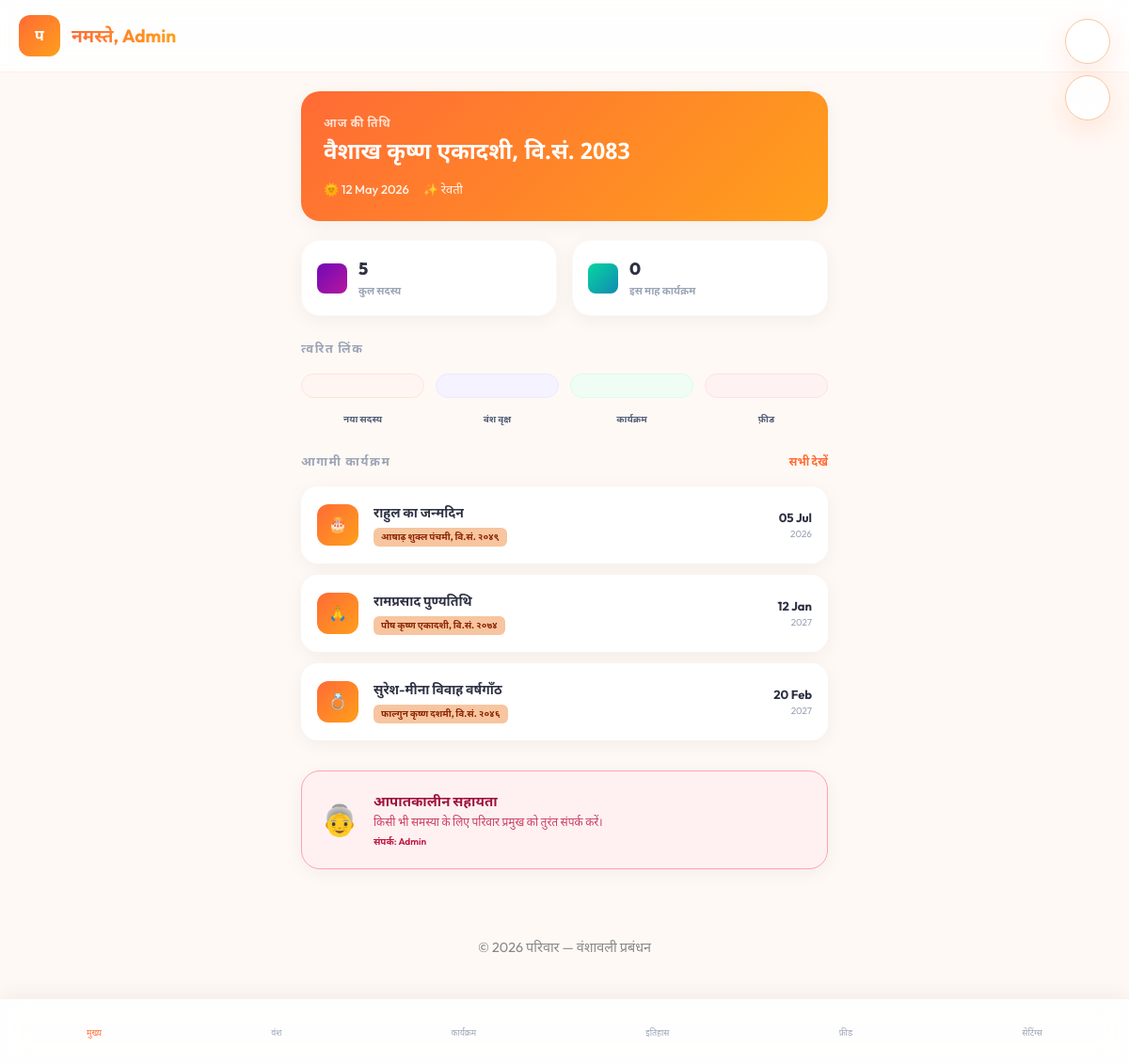
/pages/dashboard.php (signed in), run on the app's committed database.
### tables this page shows
CREATE TABLE IF NOT EXISTS karyakram (
  id INT AUTO_INCREMENT PRIMARY KEY,
  parivar_id INT NOT NULL,
  vyakti_id INT COMMENT 'किससे संबंधित (NULL = पूरे परिवार से)',
  banaya_user_id INT,
  
  shirshak VARCHAR(200) NOT NULL COMMENT 'कार्यक्रम का नाम',
  vivaran TEXT COMMENT 'विवरण',
  
  prakar ENUM(
    'janmdin','vivah_varshgaanth','punya_tithi',
    'puja','samskar','utsav','any'
  ) NOT NULL,
  
   
  tithi_gregorian DATE NOT NULL,
  tithi_vs VARCHAR(150) COMMENT 'जैसे: मार्गशीर्ष शुक्ल पंचमी, वि.सं. २०८१',
  
   
  punravrutti TINYINT(1) DEFAULT 1 COMMENT 'प्रतिवर्ष होगा?',
  punravrutti_prakar ENUM('gregorian_varshik','tithi_varshik','ek_baar') DEFAULT 'gregorian_varshik',
  
   
  drashyata ENUM('sabhi','sirf_mukhya') DEFAULT 'sabhi',
  
  banaya_at TIMESTAMP DEFAULT CURRENT_TIMESTAMP,
  
  FOREIGN KEY (parivar_id) REFERENCES parivar(id) ON DELETE CASCADE,
  FOREIGN KEY (vyakti_id) REFERENCES vyakti(id) ON DELETE SET NULL
);

CREATE TABLE IF NOT EXISTS users (
  id INT AUTO_INCREMENT PRIMARY KEY,
  parivar_id INT NOT NULL,
  naam VARCHAR(100) NOT NULL,
  email VARCHAR(150) UNIQUE,
  phone VARCHAR(15),
  password_hash VARCHAR(255) NOT NULL,
  bhumika ENUM('mukhya','sadasy') DEFAULT 'sadasy' COMMENT 'मुख्य=admin, सदस्य=member',
  banaya_at TIMESTAMP DEFAULT CURRENT_TIMESTAMP,
  token VARCHAR(255) COMMENT 'API Token',
  FOREIGN KEY (parivar_id) REFERENCES parivar(id) ON DELETE CASCADE
);

### includes/helpers.php (called while the page is built, shortened)
<?php
function s($text) {
    return htmlspecialchars($text ?? '', ENT_QUOTES, 'UTF-8');
}
function getEventIcon($type) {
    $icons = [
        'janmdin' => '🎂',
        'vivah_varshgaanth' => '💍',
        'punya_tithi' => '🙏',
        'puja' => '✨',
        'utsav' => '🚩',
        'any' => '📅'
    ];
    return $icons[$type] ?? '📅';
}

### includes/panchang.php (called while the page is built, shortened)
<?php
$MASA_NAAM = [
    1=>'चैत्र',2=>'वैशाख',3=>'ज्येष्ठ',4=>'आषाढ़',
    5=>'श्रावण',6=>'भाद्रपद',7=>'आश्विन',8=>'कार्तिक',
    9=>'मार्गशीर्ष',10=>'पौष',11=>'माघ',12=>'फाल्गुन'
];
$TITHI_NAAM = [
    1=>'प्रतिपदा',2=>'द्वितीया',3=>'तृतीया',4=>'चतुर्थी',
    5=>'पंचमी',6=>'षष्ठी',7=>'सप्तमी',8=>'अष्टमी',
    9=>'नवमी',10=>'दशमी',11=>'एकादशी',12=>'द्वादशी',
    13=>'त्रयोदशी',14=>'चतुर्दशी',15=>'पूर्णिमा',30=>'अमावस्या'
];
$NAKSHATRA_NAAM = [
    1=>'अश्विनी',2=>'भरणी',3=>'कृत्तिका',4=>'रोहिणी',5=>'मृगशिरा',
    6=>'आर्द्रा',7=>'पुनर्वसु',8=>'पुष्य',9=>'आश्लेषा',10=>'मघा',
    11=>'पूर्वाफाल्गुनी',12=>'उत्तराफाल्गुनी',13=>'हस्त',14=>'चित्रा',
    15=>'स्वाति',16=>'विशाखा',17=>'अनुराधा',18=>'ज्येष्ठा',19=>'मूल',
    20=>'पूर्वाषाढ़ा',21=>'उत्तराषाढ़ा',22=>'श्रवण',23=>'धनिष्ठा',
    24=>'शतभिषा',25=>'पूर्वाभाद्रपद',26=>'उत्तराभाद्रपद',27=>'रेवती'
];
function toJD(int $d, int $m, int $y): float {
    $A=(int)($y/100); $B=2-$A+(int)($A/4);
    return (int)(365.25*($y+4716))+(int)(30.6001*($m+1))+$d+$B-1524.5;
}
function gregorianToVS(int $d, int $m, int $y): array {
    global $MASA_NAAM,$TITHI_NAAM,$NAKSHATRA_NAAM;
    $jd = toJD($d,$m,$y);
    $refNM = 2451549.952;
    $syn = 29.530588853;
    $elapsed = fmod($jd - $refNM, $syn);
    $tithiSeq = (int)($elapsed / ($syn/30)) + 1;
    if($tithiSeq <= 15){$paksha='शुक्ल';$tithiN=$tithiSeq;}
    else{$paksha='कृष्ण';$tithiN=$tithiSeq-15;}
    $vsYear=($m>=4)?($y+57):($y+56);
    $sunLon = fmod(280.46646 + 0.9856474*($jd-2451545.0), 360);
    $masaNum = (int)($sunLon/30)+1;
    $moonLon = fmod(218.3165 + 13.1763966*($jd-2451545.0), 360);
    $nakshatraNum = (int)($moonLon/(360/27))+1;
    $tithiName = $TITHI_NAAM[$tithiN] ?? (string)$tithiN;
    $masaName  = $MASA_NAAM[$masaNum] ?? 'अज्ञात';
    $nakName   = $NAKSHATRA_NAAM[$nakshatraNum] ?? 'अज्ञात';
    return [
        'samvat'    => $vsYear,
        'masa'      => $masaName,
        'masa_num'  => $masaNum,
        'paksha'    => $paksha,
        'tithi'     => $tithiName,
        'tithi_num' => $tithiN,
        'nakshatra' => $nakName,
        'formatted' => "$masaName $paksha $tithiName, वि.सं. $vsYear",
        'short'     => "$masaName $paksha $tithiName"
    ];
}

### pages/dashboard.php (the view, shortened to what this page needs)
<?php
require_once __DIR__ . '/../includes/header.php';
$parivar_id = currentParivarId();
$stmt = $pdo->prepare("SELECT COUNT(*) FROM vyakti WHERE parivar_id = ?");
$stmt->execute([$parivar_id]);
$total_members = $stmt->fetchColumn();
$sql_upcoming = "
    SELECT *,
      CASE
        WHEN punravrutti = 1 THEN
          CASE
            WHEN DATE_ADD(tithi_gregorian, INTERVAL YEAR(CURDATE()) - YEAR(tithi_gregorian) YEAR) < CURDATE()
            THEN DATE_ADD(tithi_gregorian, INTERVAL YEAR(CURDATE()) - YEAR(tithi_gregorian) + 1 YEAR)
            ELSE DATE_ADD(tithi_gregorian, INTERVAL YEAR(CURDATE()) - YEAR(tithi_gregorian) YEAR)
          END
        ELSE tithi_gregorian
      END as next_date
    FROM karyakram
    WHERE parivar_id = ?
    HAVING next_date >= CURDATE()
    ORDER BY next_date ASC
";
$stmt = $pdo->prepare($sql_upcoming . " LIMIT 5");
$stmt->execute([$parivar_id]);
$upcoming = $stmt->fetchAll();
$month_events = 0;
$d = (int)date('d');
$m = (int)date('m');
$y = (int)date('Y');
$panchang_data = gregorianToVS($d, $m, $y);
?>
<header class="app-header">
    <div style="display:flex; align-items:center; gap:12px;">
        <div class="avatar avatar-saffron">प</div>
        <h1 style="font-size: 1.2rem;">नमस्ते, <?php echo s($_SESSION['naam']); ?></h1>
    </div>
</header>
<div class="page-content">
    <div class="card" style="background: linear-gradient(135deg, var(--rang-pramukh), #FF9F1C); border: none; color: white; position: relative; overflow: hidden; padding: 24px;">
        <div style="position: relative; z-index: 2;">
            <p style="font-size: 12px; font-weight: 600; opacity: 0.8; margin-bottom: 4px; text-transform: uppercase; letter-spacing: 1px;">आज की तिथि</p>
            <h2 style="color:white; font-size: 24px; margin-bottom: 8px;" class="devanagari">
                <?php echo $panchang_data['formatted'] ?? 'तिथि लोड हो रही है...'; ?>
            </h2>
            <div style="display: flex; gap: 15px; font-size: 13px; opacity: 0.9; font-weight: 500;">
                <span>🌞 <?php echo date('d M Y'); ?></span>
                <span>✨ <?php echo $panchang_data['nakshatra'] ?? 'नक्षत्र...'; ?></span>
            </div>
        </div>
    </div>
    <div style="display: grid; grid-template-columns: 1fr 1fr; gap: 16px; margin-bottom: 24px;">
        <div class="card" style="margin-bottom: 0; padding: 16px; display: flex; align-items: center; gap: 12px;">
            <div class="avatar avatar-sm avatar-purple"><i class="ti ti-users"></i></div>
            <div>
                <div style="font-size: 18px; font-weight: 800;"><?php echo $total_members; ?></div>
                <div style="font-size: 11px; font-weight: 600; color: var(--text-muted);">कुल सदस्य</div>
            </div>
        </div>
        <div class="card" style="margin-bottom: 0; padding: 16px; display: flex; align-items: center; gap: 12px;">
            <div class="avatar avatar-sm avatar-teal"><i class="ti ti-calendar-event"></i></div>
            <div>
                <div style="font-size: 18px; font-weight: 800;"><?php echo $month_events; ?></div>
                <div style="font-size: 11px; font-weight: 600; color: var(--text-muted);">इस माह कार्यक्रम</div>
            </div>
        </div>
    </div>
    <div class="section-header">
        <span class="section-title">त्वरित लिंक</span>
    </div>
    <div style="display: grid; grid-template-columns: repeat(4, 1fr); gap: 12px; margin-bottom: 24px;">
        <a href="/pages/sadasy_banao.php" style="text-decoration: none; text-align: center;">
            <div class="card" style="margin-bottom: 8px; padding: 12px; background: #FFF5F2; border-color: #FFE5D9; box-shadow: none;">
            </div>
            <span style="font-size: 10px; font-weight: 700; color: var(--text-secondary);">नया सदस्य</span>
        </a>
        <a href="/pages/vansh_vriksha.php" style="text-decoration: none; text-align: center;">
            <div class="card" style="margin-bottom: 8px; padding: 12px; background: #F5F3FF; border-color: #EDE9FE; box-shadow: none;">
            </div>
            <span style="font-size: 10px; font-weight: 700; color: var(--text-secondary);">वंश वृक्ष</span>
        </a>
        <a href="/pages/karyakram.php" style="text-decoration: none; text-align: center;">
            <div class="card" style="margin-bottom: 8px; padding: 12px; background: #F0FDF4; border-color: #DCFCE7; box-shadow: none;">
            </div>
            <span style="font-size: 10px; font-weight: 700; color: var(--text-secondary);">कार्यक्रम</span>
        </a>
        <a href="/pages/parivar_feed.php" style="text-decoration: none; text-align: center;">
            <div class="card" style="margin-bottom: 8px; padding: 12px; background: #FEF2F2; border-color: #FEE2E2; box-shadow: none;">
            </div>
            <span style="font-size: 10px; font-weight: 700; color: var(--text-secondary);">फ़ीड</span>
        </a>
    </div>
    <div class="section-header">
        <span class="section-title">आगामी कार्यक्रम</span>
        <a href="/pages/karyakram.php" style="font-size: 12px; font-weight: 600; color: var(--rang-pramukh); text-decoration: none;">सभी देखें</a>
    </div>
    <?php if (empty($upcoming)): ?>
        <div class="card" style="text-align: center; padding: 40px 20px; border-style: dashed; background: transparent;">
            <i class="ti ti-calendar-off" style="font-size: 48px; color: var(--text-muted); opacity: 0.3; margin-bottom: 12px; display: block;"></i>
            <p style="color: var(--text-muted); font-size: 14px;">फिलहाल कोई आगामी कार्यक्रम नहीं है।</p>
        </div>
    <?php else: ?>
        <?php foreach ($upcoming as $e): ?>
            <div class="event-card">
                <div class="avatar avatar-saffron"><?php echo getEventIcon($e['prakar']); ?></div>
                <div style="flex:1">
                    <div style="font-size: 14px; font-weight: 600; color: var(--text-main);"><?php echo s($e['shirshak']); ?></div>
                    <div class="vs-pill"><?php echo s($e['tithi_vs']); ?></div>
                </div>
                <div style="text-align: right;">
                    <div style="font-size: 13px; font-weight: 700; color: var(--text-main);"><?php echo date('d M', strtotime($e['next_date'])); ?></div>
                    <div style="font-size: 10px; color: var(--text-muted);"><?php echo date('Y', strtotime($e['next_date'])); ?></div>
                </div>
            </div>
        <?php endforeach; ?>
    <?php endif; ?>
    <?php
    $mukhya_stmt = $pdo->prepare("SELECT naam, phone FROM users WHERE parivar_id = ? AND bhumika = 'mukhya' LIMIT 1");
    $mukhya_stmt->execute([$parivar_id]);
    $mukhya = $mukhya_stmt->fetch();
    ?>
    <div class="card" style="margin-top: 32px; background: #FFF1F2; border: 1.5px solid #FDA4AF;">
        <div style="display:flex; align-items:center; gap:16px;">
            <div style="font-size: 32px;">👵</div>
            <div style="flex:1">
                <h3 style="font-size: 15px; color: #9F1239;">आपातकालीन सहायता</h3>
                <p style="font-size: 12px; color: #BE123C; opacity: 0.8;">किसी भी समस्या के लिए परिवार प्रमुख को तुरंत संपर्क करें।</p>
                <?php if ($mukhya): ?>
                    <div style="font-size:10px; color:#BE123C; font-weight:600; margin-top:4px;">संपर्क: <?php echo s($mukhya['naam']); ?></div>
                <?php endif; ?>
            </div>
        </div>
    </div>
</div>
<?php include '../includes/nav.php'; ?>
<?php require_once __DIR__ . '/../includes/footer.php'; ?>

### data on the page
karyakram: prakar "🎂", shirshak "राहुल का जन्मदिन", tithi_vs "आषाढ़ शुक्ल पंचमी, वि.सं. २०४९", next_date "05 Jul", next_date "2026"
karyakram: prakar "🙏", shirshak "रामप्रसाद पुण्यतिथि", tithi_vs "पौष कृष्ण एकादशी, वि.सं. २०७४", next_date "12 Jan", next_date "2027"
karyakram: prakar "💍", shirshak "सुरेश-मीना विवाह वर्षगाँठ", tithi_vs "फाल्गुन कृष्ण दशमी, वि.सं. २०४६", next_date "20 Feb", next_date "2027"
users: naam "Admin"

### other printed values
s($_SESSION['naam']) "Admin"
$panchang_data['formatted'] "वैशाख कृष्ण एकादशी, वि.सं. 2083"
$panchang_data['nakshatra'] "रेवती"
$total_members "5"
$month_events "0"
